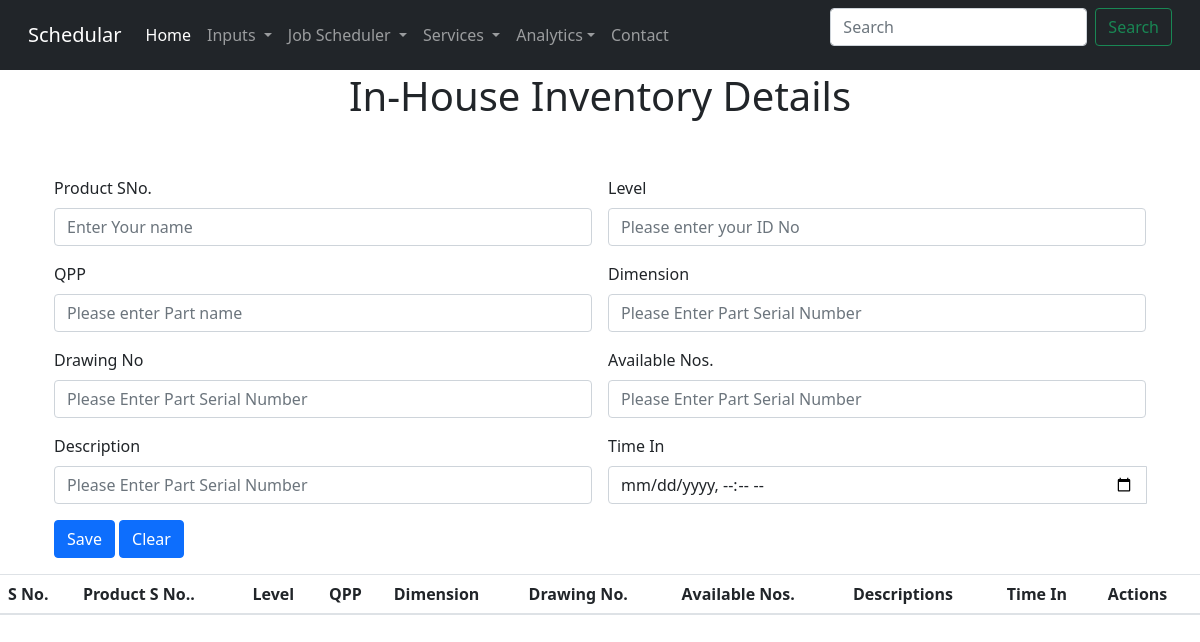
/inv, run on an earlier commit of the app's database.
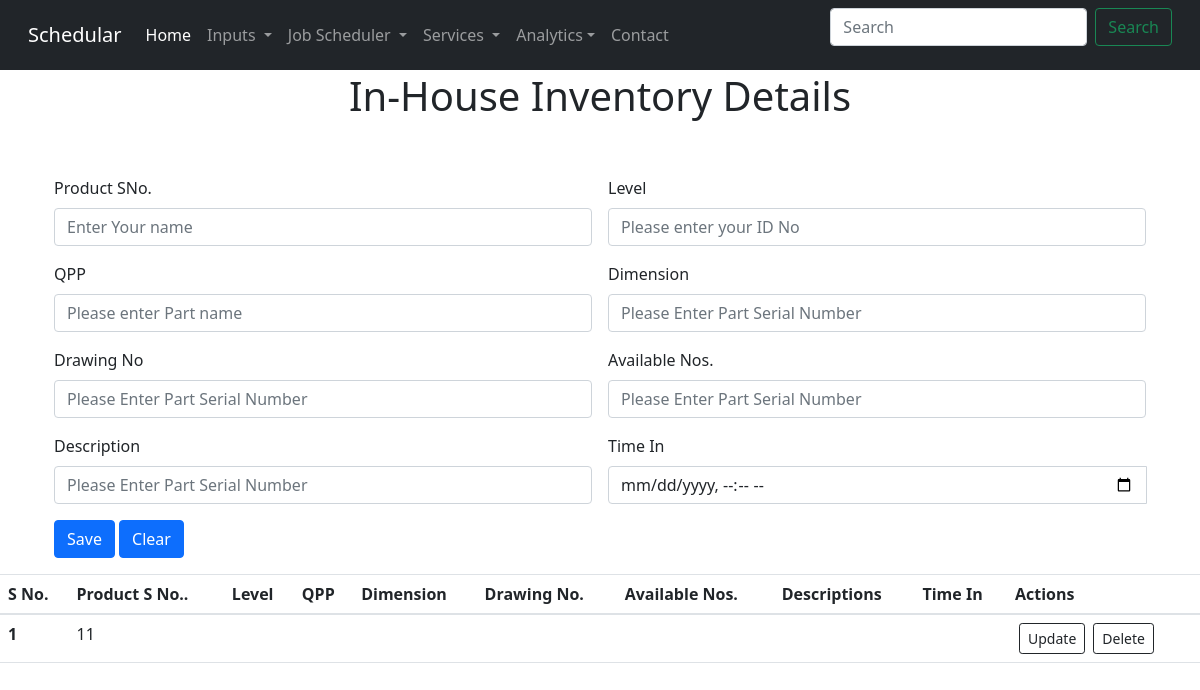
And on a later commit of the database.
### inventory/models.py (models this page shows)
class inhouseInventory(models.Model):
    sno=models.IntegerField(primary_key=True,default=0)
    productSno=models.CharField(max_length=122,default=0)
    level=models.CharField(max_length=122,default=0)
    qpp=models.CharField(max_length=122,default=0)
    dimension=models.CharField(max_length=122,default=0)
    drawingno=models.CharField(max_length=122,default=0)
    availableNos=models.CharField(max_length=122,default=0)
    description=models.CharField(max_length=122,default=0)
    timein=models.DateTimeField(null=True)
    date=models.DateField()

### inventory/views.py (the view, shortened to what this page needs)
# urls.py: path('inv',include('inventory.urls')),
@csrf_protect
def inventory(request):
    inhouseInvs=inhouseInventory.objects.all()
    return render(request,"inventory/inHouseInv.html",{'inhouseInvs':inhouseInvs})

### templates/inventory/inHouseInv.html (shortened to what this page needs)
{% extends 'base.html' %}
{% block body %}
<div class="container px-4 pt-4">
    <h1 class="text-center pt-5">In-House Inventory Details</h1>
    <form class="row g-3 pt-5" method="post" action= "/inv">
        <div class="col-6">
            <label for="productSno" class="form-label">Product SNo.</label>
            <input type="text" class="form-control" id="productSno" placeholder="Enter Your name" name="productSno">
        </div>
        <div class="col-6">
            <label for="level" class="form-label">Level</label>
            <input type="text" class="form-control" id="level" placeholder="Please enter your ID No" name="level">
        </div>
        <div class="col-6">
            <label for="qpp" class="form-label">QPP</label>
            <input type="Number" class="form-control" id="qpp" placeholder="Please enter Part name" name="qpp">
        </div>
        <div class="col-6">
            <label for="dimension" class="form-label">Dimension</label>
            <input type="text" class="form-control" id="dimension" placeholder="Please Enter Part Serial Number" name="dimension">
        </div>
        <div class="col-6">
            <label for="drawingno" class="form-label">Drawing No</label>
            <input type="text" class="form-control" id="drawingno" placeholder="Please Enter Part Serial Number" name="drawingno">
        </div>
        <div class="col-6">
            <label for="availableNos" class="form-label">Available Nos.</label>
            <input type="text" class="form-control" id="availableNos" placeholder="Please Enter Part Serial Number" name="availableNos">
        </div>
        <div class="col-6">
            <label for="description" class="form-label">Description</label>
            <input type="text" class="form-control" id="description" placeholder="Please Enter Part Serial Number" name="description">
        </div>
        <div class="col-md-6">
            <label for="timein" class="form-label">Time In</label>
            <div class='input-group date' id='timein'>
                <input type='datetime-local' class="form-control" name="timein" />
            </div>
        </div>
        <div class=" container col-12">
            <button type="submit" class="btn btn-primary">Save</button>
            <button type="submit" class="btn btn-primary">Clear</button>
        </div>
    </form>
</div>
<table class="table">
    <thead>
        <tr>
            <th scope="col">S No.</th>
            <th scope="col">Product S No..</th>
            <th scope="col">Level</th>
            <th scope="col">QPP</th>
            <th scope="col">Dimension</th>
            <th scope="col">Drawing No.</th>
            <th scope="col">Available Nos.</th>
            <th scope="col">Descriptions</th>
            <th scope="col">Time In</th>
            <th scope="col">Actions</th>
        </tr>
    </thead>
    <tbody>
        {% if inhouseInvs|length > 0 %}
            {% for inhouseInv in inhouseInvs %}
                <tr>
                    <th scope="row">{{forloop.counter}}</th>
                    <td>{{inhouseInv.productSno}}</td>
                    <td>{{orderinhouseInv.level}}</td>
                    <td>{{orderinhouseInv.qpp}}</td>
                    <td>{{orderinhouseInv.dimension}}</td>
                    <td>{{orderinhouseInv.drawingno}}</td>
                    <td>{{orderinhouseInv.availableNos}}</td>
                    <td>{{orderinhouseInv.description}}</td>
                    <td>{{orderinhouseInv.timein}}</td>
                    <td>
                        <a href="/invUpdate/{{forloop.counter}}" type="button" class="btn btn-outline-dark btn-sm mx-1">Update</button>
                        <a href="/delete/{{inhouseInv.sno}}" type="button" class="btn btn-outline-dark btn-sm mx-1">Delete</button>
                    </td>
                </tr>
            {% endfor %}
        {% endif %}
    </tbody>
</table>
{% endblock body %}

### templates/base.html (shortened to what this page needs)
<html lang="en">
    <head>
     <link rel="stylesheet" href="https://stackpath.bootstrapcdn.com/bootstrap/4.5.0/css/bootstrap.min.css">
     <link href="https://cdn.jsdelivr.net/npm/bootstrap@5.1.3/dist/css/bootstrap.min.css" rel="stylesheet" id="bootstrap-css">
     <link href ="static/stylesheet.css">
    </head>
  <body>
     <nav class="navbar navbar-expand-sm navbar-dark bg-dark fixed-top">
        <div class="container-fluid">
          <a class="navbar-brand" href={% url 'productionSchedualar' %}>Schedular</a>
          <div class="collapse navbar-collapse show" id="bdNavbar">
            <ul class="navbar-nav me-auto mb-2 mb-lg-0">
              <li class="nav-item">
                <a class="nav-link active" aria-current="page" href={% url 'productionSchedualar' %}>Home</a>
              </li>
              <li class="nav-item dropdown">
                <a class="nav-link dropdown-toggle" href="#" id="navbarDropdown" role="button" data-bs-toggle="dropdown" data-bs-target="#navbarNavDarkDropdown" aria-expanded="false">
                  Inputs
                </a>
              </li>
              <li class="nav-item dropdown">
                <a class="nav-link dropdown-toggle" href="#" id="navbarDropdown" role="button" data-bs-toggle="dropdown" aria-expanded="false">
                  Job Scheduler
                </a>
              </li>
              <li class="nav-item dropdown">
                <a class="nav-link dropdown-toggle" href="/services" id="navbarDropdown" role="button" data-bs-toggle="dropdown" aria-expanded="false">
                  Services
                </a>
              </li>
              <li class="nav-item dropdown">
                <a class="nav-link dropdown-toggle" href="#" id="navbarDropdown" role="button" data-bs-toggle="dropdown" aria-expanded="false">Analytics</a>
              </li>
              <li class="nav-item">
                <a class="nav-link" href="#">Contact</a>
              </li>
            </ul>
            <form class="d-flex">
              <input class="form-control me-2" type="search" placeholder="Search" aria-label="Search">
              <button class="btn btn-outline-success" type="submit">Search</button>
            </form>
          </div>
        </div>
     </nav>
  {% block body %}{% endblock body %}
  </body>
</html>

What changed in the data, as far as the page shows it:
added inhouseInventory: productSno "11"
